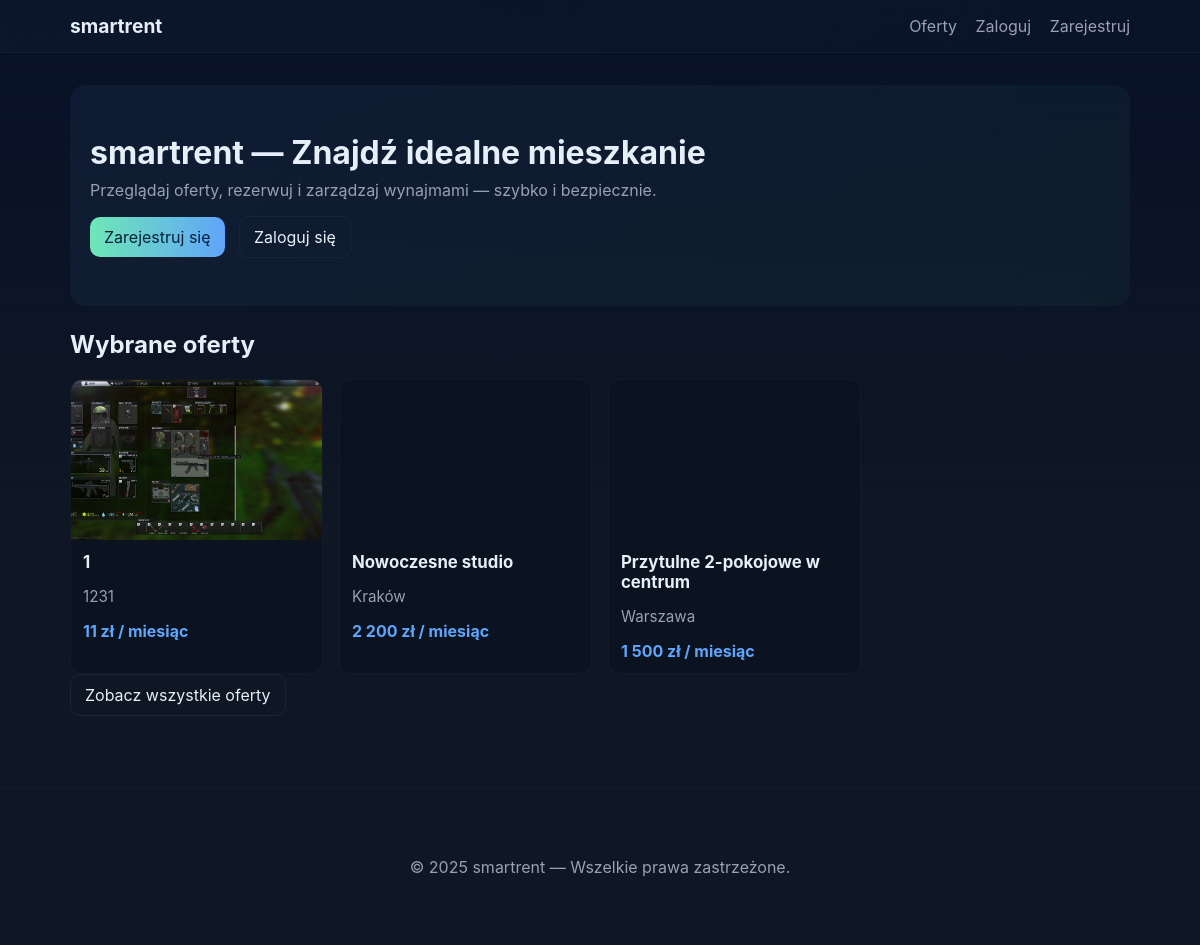
The page / on the database its author committed.
### tables this page shows
CREATE TABLE `properties` (
  `id` int(11) NOT NULL,
  `title` varchar(255) NOT NULL,
  `description` text DEFAULT NULL,
  `price` decimal(10,2) NOT NULL DEFAULT 0.00,
  `city` varchar(120) NOT NULL,
  `image` varchar(255) DEFAULT NULL,
  `owner_id` int(11) DEFAULT NULL,
  `created_at` datetime DEFAULT current_timestamp()
);

### includes/auth.php (called while the page is built, shortened)
<?php
function is_logged_in(): bool {
    return !empty($_SESSION['user_id']);
}

### includes/functions.php (called while the page is built)
<?php
function shorten($text, $len = 80) {
    if (mb_strlen($text) <= $len) return $text;
    return mb_substr($text,0,$len-3) . '...';
}
function format_price($n) {
    return number_format((float)$n, 0, ',', ' ') . ' zł';
}

### index.php (the view, shortened to what this page needs)
<?php
require_once 'includes/db.php';
require_once 'includes/auth.php';
require_once 'includes/functions.php';
?>
<!doctype html>
<html lang="pl">
<head>
  <link rel="stylesheet" href="assets/css/style.css">
</head>
<body>
<?php include 'includes/navbar.php'; ?>
<main class="container">
  <header class="hero">
    <div class="hero-inner">
      <h1>smartrent — Znajdź idealne mieszkanie</h1>
      <p>Przeglądaj oferty, rezerwuj i zarządzaj wynajmami — szybko i bezpiecznie.</p>
      <div class="cta">
        <?php if (!is_logged_in()): ?>
          <a class="btn btn-primary" href="register.php">Zarejestruj się</a>
          <a class="btn" href="login.php">Zaloguj się</a>
        <?php else: ?>
          <a class="btn btn-primary" href="property_list.php">Przeglądaj oferty</a>
          <a class="btn" href="user_panel.php">Moje konto</a>
        <?php endif; ?>
      </div>
    </div>
  </header>
  <section class="featured">
    <h2>Wybrane oferty</h2>
    <div class="grid">
      <?php
      $stmt = $pdo->query("SELECT id, title, city, price, image FROM properties ORDER BY id DESC LIMIT 6");
      $props = $stmt->fetchAll(PDO::FETCH_ASSOC);
      foreach ($props as $p):
      ?>
      <article class="card">
        <a href="property_details.php?id=<?=htmlspecialchars($p['id'])?>">
          <div class="card-img" style="background-image:url('<?= $p['image'] ? 'uploads/properties/'.htmlspecialchars($p['image']) : 'assets/img/placeholder.png' ?>')"></div>
          <div class="card-body">
            <h3><?=shorten($p['title'], 60)?></h3>
            <p class="muted"><?=htmlspecialchars($p['city'])?></p>
            <div class="price"><?=format_price($p['price'])?> / miesiąc</div>
          </div>
        </a>
      </article>
      <?php endforeach; ?>
    </div>
    <div class="center">
      <a class="btn btn-secondary" href="property_list.php">Zobacz wszystkie oferty</a>
    </div>
  </section>
</main>
<?php include 'includes/footer.php'; ?>
</body>
</html>

### includes/navbar.php (shortened to what this page needs)
<header class="navbar">
  <div class="nav-inner container">
    <a class="brand" href="index.php"><?=APP_NAME?></a>
    <nav>
      <a href="property_list.php">Oferty</a>
      <?php if (is_logged_in()): ?>
        <a href="user_panel.php">Moje konto</a>
        <?php if (isset($_SESSION['user_role']) && $_SESSION['user_role'] === 'admin'): ?>
          <a href="admin_panel.php">Admin</a>
        <?php endif; ?>
        <a href="logout.php">Wyloguj</a>
      <?php else: ?>
        <a href="login.php">Zaloguj</a>
        <a href="register.php">Zarejestruj</a>
      <?php endif; ?>
    </nav>
  </div>
</header>

### includes/footer.php (shortened to what this page needs)
<footer class="site-footer">
  <div class="container">
    <p>&copy; <?=date('Y')?> <?=APP_NAME?> — Wszelkie prawa zastrzeżone.</p>
  </div>
</footer>

### assets/css/style.css (style rules this page uses)
:root { --bg:#0f1724; --card:#0b1220; --muted:#98a0b3; --accent:#6ee7b7; --accent-2:#60a5fa; --text:#e6eef8; --glass: rgba(255,255,255,0.03); --radius:12px; --max-width:1100px; --gap:18px; font-family: Inter, ui-sans-serif, system-ui, -apple-system, "Segoe UI", Roboto, "Helvetica Neue", Arial; color-scheme: dark; }
* { box-sizing:border-box }
body { margin:0; background: linear-gradient(180deg, #071127 0%, #0f1724 55%); color:var(--text); -webkit-font-smoothing:antialiased; -moz-osx-font-smoothing:grayscale; min-height:100vh; }
.container { max-width:var(--max-width); margin:0 auto; padding:32px 20px; }
.navbar { background: linear-gradient(90deg, rgba(255,255,255,0.02), rgba(255,255,255,0.006)); border-bottom:1px solid rgba(255,255,255,0.03); position:sticky; top:0; z-index:50; }
.nav-inner { display:flex;align-items:center;justify-content:space-between;gap:12px;padding:14px 20px }
.brand { font-weight:700;color:var(--text);text-decoration:none;font-size:1.2rem }
nav a { color:var(--muted);margin-left:14px;text-decoration:none }
.hero { padding:48px 20px; border-radius:16px; background: linear-gradient(135deg, rgba(96,165,250,0.06), rgba(110,231,183,0.04)); margin-bottom:24px; }
.hero-inner h1 { margin:0 0 8px 0;font-size:2.0rem }
.hero-inner p { color:var(--muted);margin:0 0 16px }
.cta .btn { margin-right:10px }
.btn { display:inline-block;padding:10px 14px;border-radius:10px;background:transparent;border:1px solid rgba(255,255,255,0.04);color:var(--text);text-decoration:none;cursor:pointer; }
.btn-primary { background:linear-gradient(90deg,var(--accent),var(--accent-2));color:#05203a;border:0 }
.btn-secondary { background:transparent;border:1px solid rgba(255,255,255,0.06);color:var(--text) }
.grid { display:grid;grid-template-columns:repeat(auto-fill,minmax(240px,1fr));gap:16px }
.card { background:var(--card);border-radius:12px;overflow:hidden;border:1px solid rgba(255,255,255,0.03) }
.card a { color:inherit;text-decoration:none;display:block }
.card-img { height:160px;background-size:cover;background-position:center }
.card-body { padding:12px }
.card-body h3 { margin:0 0 6px;font-size:1.05rem }
.muted { color:var(--muted);font-size:0.95rem }
.price { margin-top:8px;font-weight:700;color:var(--accent-2) }
.footer, .site-footer { padding:20px;color:var(--muted);text-align:center }
.site-footer { border-top:1px solid rgba(255,255,255,0.02);margin-top:40px }

### rows shown on the page
properties: image (picture), title "1", city "1231", price "11 zł"
properties: title "Nowoczesne studio", city "Kraków", price "2 200 zł"
properties: title "Przytulne 2-pokojowe w centrum", city "Warszawa", price "1 500 zł"

### other values the page prints
APP_NAME "smartrent"
